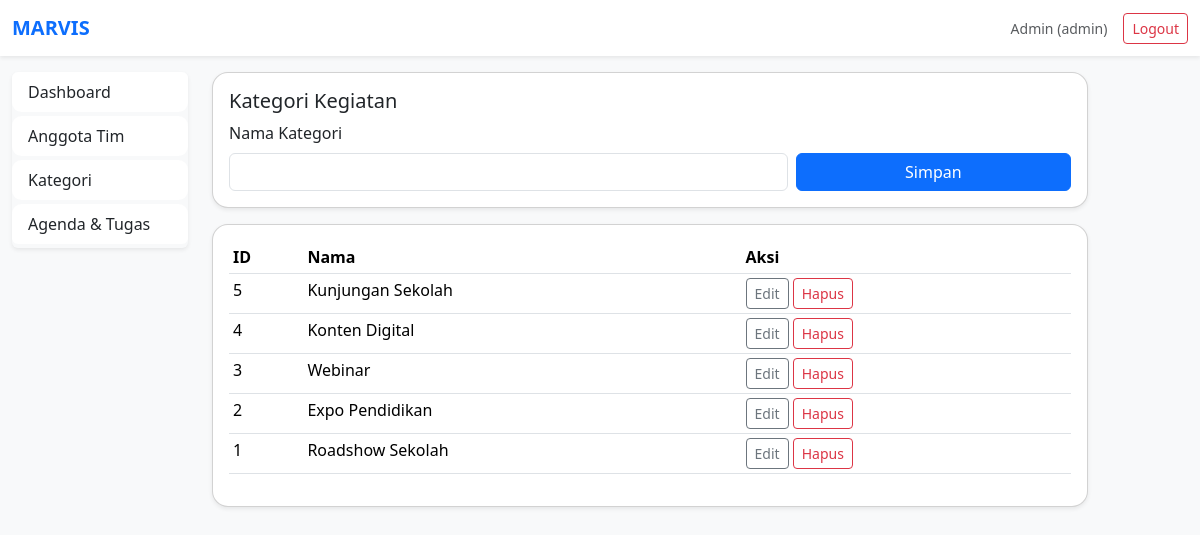
The page /public/admin/categories.php (signed in) on the database its author committed.
### tables this page shows
CREATE TABLE `users` (
  `id` int(11) NOT NULL,
  `name` varchar(100) NOT NULL,
  `email` varchar(150) NOT NULL,
  `password` varchar(255) NOT NULL,
  `role_id` int(11) NOT NULL,
  `contact` varchar(50) DEFAULT NULL,
  `unit` varchar(100) DEFAULT NULL,
  `created_at` timestamp NOT NULL DEFAULT current_timestamp()
);

CREATE TABLE `roles` (
  `id` int(11) NOT NULL,
  `name` varchar(20) DEFAULT NULL
);

CREATE TABLE `kategori_kegiatan` (
  `id` int(11) NOT NULL,
  `nama` varchar(100) NOT NULL
);

### includes/auth.php (called while the page is built, shortened)
<?php
require_once __DIR__.'/../config.php';
function current_user() {
    global $pdo;
    $st = $pdo->prepare("SELECT u.*, r.name AS role_name
                         FROM users u JOIN roles r ON r.id=u.role_id
                         WHERE u.id=?");
    $st->execute([$_SESSION['user_id']]);
    return $st->fetch(PDO::FETCH_ASSOC);
}
?>

### public/admin/categories.php (the view, shortened to what this page needs)
<?php
require_once __DIR__.'/../../includes/auth.php';
include __DIR__.'/../../includes/header.php';
include __DIR__.'/../../includes/nav_admin.php';
$data = $pdo->query("SELECT * FROM kategori_kegiatan ORDER BY id DESC")->fetchAll(PDO::FETCH_ASSOC);
?>
<div class="col-md-9">
  <div class="card shadow-sm p-3 mb-3">
    <h5>Kategori Kegiatan</h5>
    <form method="post" class="row g-2">
      <div class="col-md-8">
        <label class="form-label">Nama Kategori</label>
        <input class="form-control" name="nama" id="nama" required>
      </div>
      <div class="col-md-4 d-flex align-items-end">
        <button class="btn btn-primary w-100">Simpan</button>
      </div>
    </form>
  </div>
  <div class="card shadow-sm p-3">
    <table class="table table-sm">
      <thead><tr><th>ID</th><th>Nama</th><th>Aksi</th></tr></thead>
      <tbody>
      <?php foreach($data as $k): ?>
        <tr>
          <td><?php echo $k['id']; ?></td>
          <td><?php echo htmlspecialchars($k['nama']); ?></td>
          <td>
            <button class="btn btn-sm btn-outline-secondary" onclick='editKategori(<?php echo json_encode($k); ?>)'>Edit</button>
            <a class="btn btn-sm btn-outline-danger" href="categories.php?delete=<?php echo $k['id']; ?>" onclick="return confirm('Hapus?')">Hapus</a>
          </td>
        </tr>
      <?php endforeach; ?>
      </tbody>
    </table>
  </div>
</div>
<?php include __DIR__.'/../../includes/footer.php'; ?>

### includes/header.php (shortened to what this page needs)
<?php
require_once __DIR__.'/auth.php';
$me = current_user();
?>
<!doctype html>
<html lang="id">
<head>
  <link href="https://cdn.jsdelivr.net/npm/bootstrap@5.3.2/dist/css/bootstrap.min.css" rel="stylesheet">
  <link href="<?php echo BASE_URL; ?>/assets/css/style.css" rel="stylesheet">
</head>
<body class="bg-light">
<nav class="navbar navbar-expand-lg navbar-light bg-white shadow-sm">
  <div class="container-fluid">
    <a class="navbar-brand fw-bold text-primary" href="<?php echo BASE_URL; ?>/dashboard.php">MARVIS</a>
    <div class="collapse navbar-collapse justify-content-end" id="navmain">
      <?php if($me): ?>
        <span class="me-3 small text-muted"><?php echo htmlspecialchars($me['name']); ?> (<?php echo htmlspecialchars($me['role_name']); ?>)</span>
        <a href="<?php echo BASE_URL; ?>/logout.php" class="btn btn-outline-danger btn-sm">Logout</a>
      <?php endif; ?>
    </div>
  </div>
</nav>
<div class="container-fluid my-3">
  <div class="row">

### includes/nav_admin.php
<div class="col-md-3 col-lg-2 mb-3">
  <div class="list-group shadow-sm">
    <a href="<?php echo BASE_URL; ?>/admin/dashboard.php" class="list-group-item list-group-item-action">Dashboard</a>
    <a href="<?php echo BASE_URL; ?>/admin/users.php" class="list-group-item list-group-item-action">Anggota Tim</a>
    <a href="<?php echo BASE_URL; ?>/admin/categories.php" class="list-group-item list-group-item-action">Kategori</a>
    <a href="<?php echo BASE_URL; ?>/admin/agenda_list.php" class="list-group-item list-group-item-action">Agenda & Tugas</a>
  </div>
</div>

### includes/footer.php (shortened to what this page needs)
  </div>
</div>
</body>
</html>

### public/assets/css/style.css (style rules this page uses)
body { font-family: system-ui, -apple-system, BlinkMacSystemFont, 'Segoe UI', sans-serif; }
.card { border-radius: 1rem; }
.list-group-item-action { border:0; border-radius:.6rem; margin-bottom:.25rem; }

### rows shown on the page
users: name "Admin", role.name "admin"
kategori_kegiatan: id "5", nama "Kunjungan Sekolah"
kategori_kegiatan: id "4", nama "Konten Digital"
kategori_kegiatan: id "3", nama "Webinar"
kategori_kegiatan: id "2", nama "Expo Pendidikan"
kategori_kegiatan: id "1", nama "Roadshow Sekolah"
